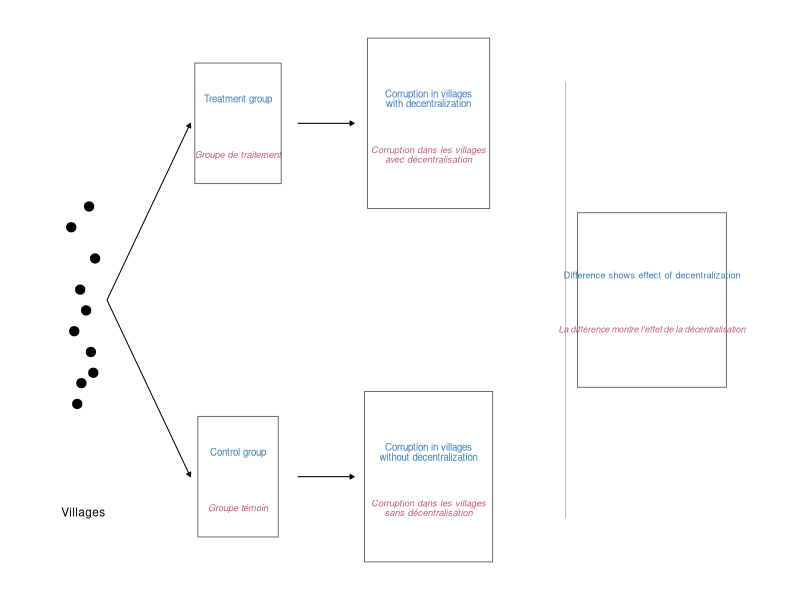

The R source for this figure:
## ---- chunk 1
#| include: false
library(ggplot2)

plot_decentralization_rct <- function() {
  en_col <- "#3a7bbf"
  fr_col <- "#c45c7a"

  add_bilingual_pill <- function(p, x, y, en, fr, w = 1.55, h = 0.58) {
    p +
      annotate(
        "rect",
        xmin = x - w / 2,
        xmax = x + w / 2,
        ymin = y - h / 2,
        ymax = y + h / 2,
        fill = "white",
        color = "grey35",
        linewidth = 0.3
      ) +
      annotate(
        "text",
        x = x,
        y = y + 0.12,
        label = en,
        color = en_col,
        size = 2.45,
        lineheight = 0.85
      ) +
      annotate(
        "text",
        x = x,
        y = y - 0.15,
        label = fr,
        color = fr_col,
        size = 2.35,
        lineheight = 0.85,
        fontface = "italic"
      )
  }

  units_pts <- data.frame(
    x = c(0.55, 0.85, 0.70, 0.95, 0.60, 0.80, 0.72, 0.88, 0.65, 0.92),
    y = c(1.85, 1.95, 1.55, 1.70, 1.35, 1.45, 1.10, 1.25, 1.00, 1.15)
  )

  p <- ggplot() +
    geom_point(
      data = units_pts,
      aes(x = x, y = y),
      size = 2.8,
      color = "black"
    ) +
    annotate("text", x = 0.75, y = 0.48, label = "Villages", size = 3)

  p <- add_bilingual_pill(p, 3.35, 2.35, "Treatment group", "Groupe de traitement", w = 1.45, h = 0.58)
  p <- add_bilingual_pill(p, 3.35, 0.65, "Control group", "Groupe témoin", w = 1.35, h = 0.58)
  p <- add_bilingual_pill(
    p, 6.55, 2.35,
    "Corruption in villages\nwith decentralization",
    "Corruption dans les villages\navec décentralisation",
    w = 2.05, h = 0.82
  )
  p <- add_bilingual_pill(
    p, 6.55, 0.65,
    "Corruption in villages\nwithout decentralization",
    "Corruption dans les villages\nsans décentralisation",
    w = 2.15, h = 0.82
  )

  p +
    geom_segment(
      aes(x = 1.15, xend = 2.55, y = 1.50, yend = 2.35),
      arrow = arrow(length = unit(0.12, "cm"), type = "closed"),
      linewidth = 0.35
    ) +
    geom_segment(
      aes(x = 1.15, xend = 2.55, y = 1.50, yend = 0.65),
      arrow = arrow(length = unit(0.12, "cm"), type = "closed"),
      linewidth = 0.35
    ) +
    geom_segment(
      aes(x = 4.35, xend = 5.30, y = 2.35, yend = 2.35),
      arrow = arrow(length = unit(0.12, "cm"), type = "closed"),
      linewidth = 0.35
    ) +
    geom_segment(
      aes(x = 4.35, xend = 5.30, y = 0.65, yend = 0.65),
      arrow = arrow(length = unit(0.12, "cm"), type = "closed"),
      linewidth = 0.35
    ) +
    geom_segment(
      aes(x = 8.85, xend = 8.85, y = 0.45, yend = 2.55),
      color = "grey65",
      linewidth = 0.25
    ) +
    annotate(
      "rect",
      xmin = 9.05,
      xmax = 11.55,
      ymin = 1.50 - 0.42,
      ymax = 1.50 + 0.42,
      fill = "white",
      color = "grey35",
      linewidth = 0.3
    ) +
    annotate(
      "text",
      x = 10.30,
      y = 1.62,
      label = "Difference shows effect of decentralization",
      color = en_col,
      size = 2.35,
      lineheight = 0.85
    ) +
    annotate(
      "text",
      x = 10.30,
      y = 1.36,
      label = "La différence montre l'effet de la décentralisation",
      color = fr_col,
      size = 2.25,
      lineheight = 0.85,
      fontface = "italic"
    ) +
    coord_cartesian(xlim = c(0, 12), ylim = c(0.2, 2.8), clip = "off") +
    theme_void() +
    theme(
      plot.margin = margin(2, 8, 2, 2),
      plot.background = element_rect(fill = "white", color = NA)
    )
}
## ---- chunk 2
#| echo: false
#| fig-align: center
#| fig-width: 12
#| fig-height: 3.4
#| out-width: 98%
plot_decentralization_rct()
